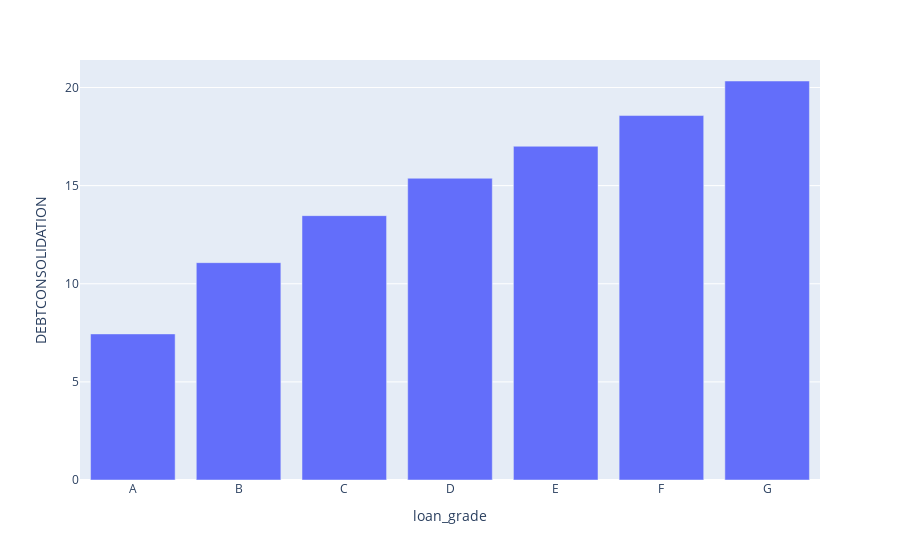
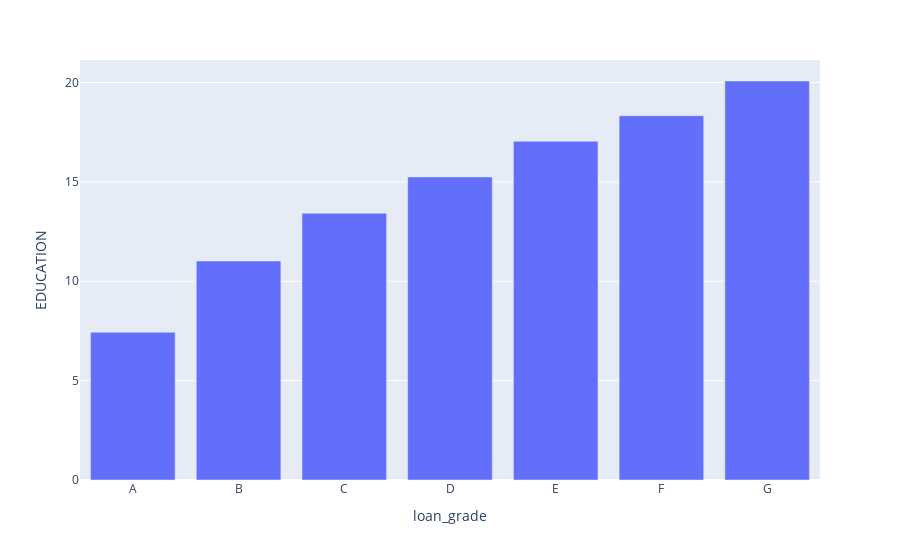
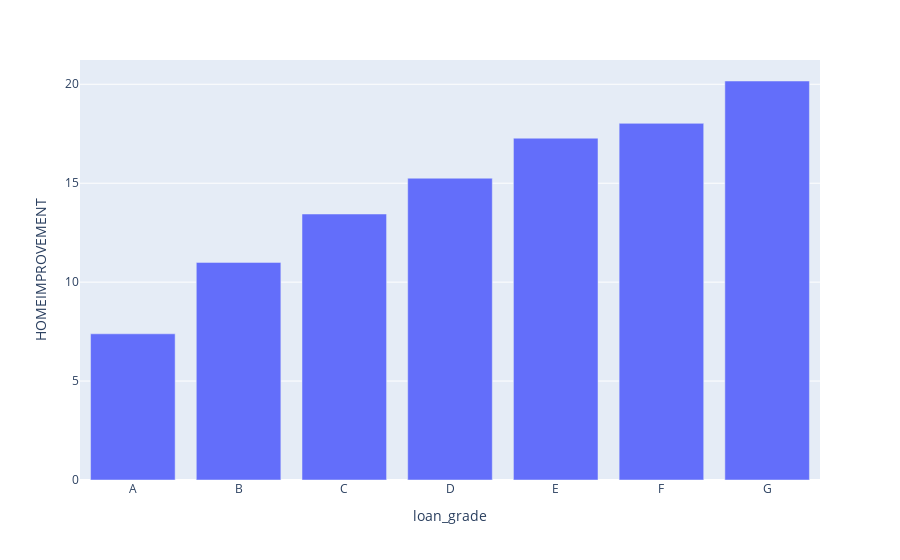
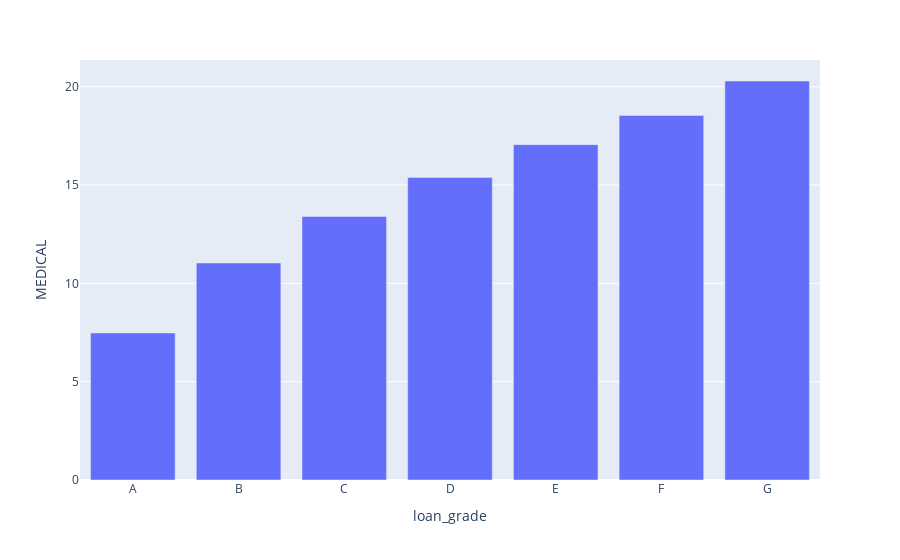

Notebook code cell kept with these figures, in order:
### Code cell
for col in ans_df:
    fig = pe.bar( 
        y=col,
        data_frame=ans_df,
        x=ans_df.index
    )

    display(fig)

### Figure 1 — Plotly figure (JSON) as saved in the notebook; plotly's stock layout.template omitted (floating-point values rounded to 4 significant figures)
{"data": [{"alignmentgroup": "True", "hovertemplate": "loan_grade=%{x}<br>DEBTCONSOLIDATION=%{y}<extra></extra>", "legendgroup": "", "marker": {"color": "#636efa", "pattern": {"shape": ""}}, "name": "", "offsetgroup": "", "orientation": "v", "showlegend": false, "textposition": "auto", "type": "bar", "x": ["A", "B", "C", "D", "E", "F", "G"], "xaxis": "x", "y": [7.445, 11.08, 13.47, 15.38, 17.01, 18.57, 20.33], "yaxis": "y"}], "layout": {"barmode": "relative", "legend": {"tracegroupgap": 0}, "margin": {"t": 60}, "xaxis": {"anchor": "y", "domain": [0, 1], "title": {"text": "loan_grade"}}, "yaxis": {"anchor": "x", "domain": [0, 1], "title": {"text": "DEBTCONSOLIDATION"}}}}

### Figure 2 — Plotly figure (JSON) as saved in the notebook; plotly's stock layout.template omitted (floating-point values rounded to 4 significant figures)
{"data": [{"alignmentgroup": "True", "hovertemplate": "loan_grade=%{x}<br>EDUCATION=%{y}<extra></extra>", "legendgroup": "", "marker": {"color": "#636efa", "pattern": {"shape": ""}}, "name": "", "offsetgroup": "", "orientation": "v", "showlegend": false, "textposition": "auto", "type": "bar", "x": ["A", "B", "C", "D", "E", "F", "G"], "xaxis": "x", "y": [7.435, 11.02, 13.42, 15.25, 17.04, 18.33, 20.08], "yaxis": "y"}], "layout": {"barmode": "relative", "legend": {"tracegroupgap": 0}, "margin": {"t": 60}, "xaxis": {"anchor": "y", "domain": [0, 1], "title": {"text": "loan_grade"}}, "yaxis": {"anchor": "x", "domain": [0, 1], "title": {"text": "EDUCATION"}}}}

### Figure 3 — Plotly figure (JSON) as saved in the notebook; plotly's stock layout.template omitted (floating-point values rounded to 4 significant figures)
{"data": [{"alignmentgroup": "True", "hovertemplate": "loan_grade=%{x}<br>HOMEIMPROVEMENT=%{y}<extra></extra>", "legendgroup": "", "marker": {"color": "#636efa", "pattern": {"shape": ""}}, "name": "", "offsetgroup": "", "orientation": "v", "showlegend": false, "textposition": "auto", "type": "bar", "x": ["A", "B", "C", "D", "E", "F", "G"], "xaxis": "x", "y": [7.388, 11.0, 13.44, 15.25, 17.28, 18.02, 20.17], "yaxis": "y"}], "layout": {"barmode": "relative", "legend": {"tracegroupgap": 0}, "margin": {"t": 60}, "xaxis": {"anchor": "y", "domain": [0, 1], "title": {"text": "loan_grade"}}, "yaxis": {"anchor": "x", "domain": [0, 1], "title": {"text": "HOMEIMPROVEMENT"}}}}

### Figure 4 — Plotly figure (JSON) as saved in the notebook; plotly's stock layout.template omitted (floating-point values rounded to 4 significant figures)
{"data": [{"alignmentgroup": "True", "hovertemplate": "loan_grade=%{x}<br>MEDICAL=%{y}<extra></extra>", "legendgroup": "", "marker": {"color": "#636efa", "pattern": {"shape": ""}}, "name": "", "offsetgroup": "", "orientation": "v", "showlegend": false, "textposition": "auto", "type": "bar", "x": ["A", "B", "C", "D", "E", "F", "G"], "xaxis": "x", "y": [7.479, 11.04, 13.4, 15.39, 17.05, 18.53, 20.29], "yaxis": "y"}], "layout": {"barmode": "relative", "legend": {"tracegroupgap": 0}, "margin": {"t": 60}, "xaxis": {"anchor": "y", "domain": [0, 1], "title": {"text": "loan_grade"}}, "yaxis": {"anchor": "x", "domain": [0, 1], "title": {"text": "MEDICAL"}}}}
